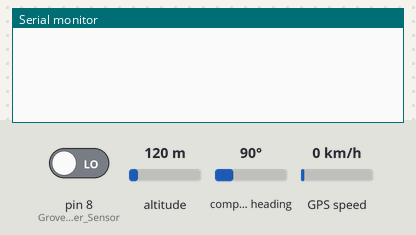
This sketch was run on a simulated Arduino Mega 2560, built with avr-gcc and run on an emulated ATmega2560. Shown: the last lines printed to the serial monitor. The test bench sets the inputs (shaded band); at power-on: pin 8 (Grove_Water_Sensor) LOW, altitude 120 m, GPS speed 0 km/h, compass heading 90°. The GPS gets a fix after 3 s at 37.7749, -122.4194 with 8 satellites.

Above: at 1.2 s.
1.3 s: pin 8 (Grove_Water_Sensor) driven HIGH
At 2.2 s:
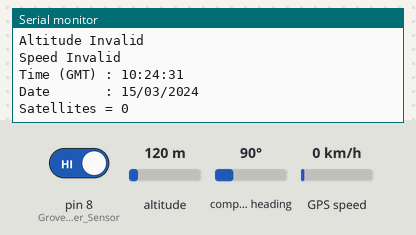
2.8 s: altitude set to 20 m
At 4.2 s:
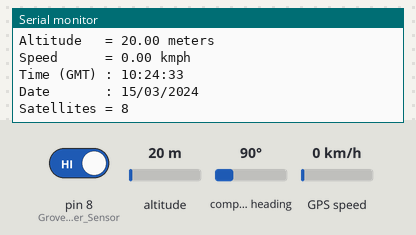
4.8 s: GPS speed set to 2 km/h
At 4.8 s:
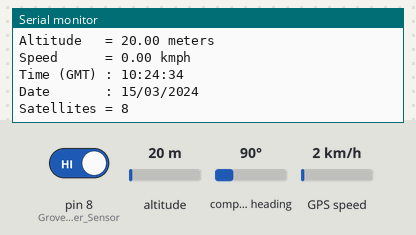
6.3 s: altitude set to 250 m
At 7.2 s:
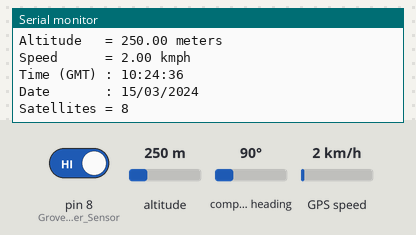
Timing chart, 0 to 8.8 s (numbered marks = the images above; inputs shaded):
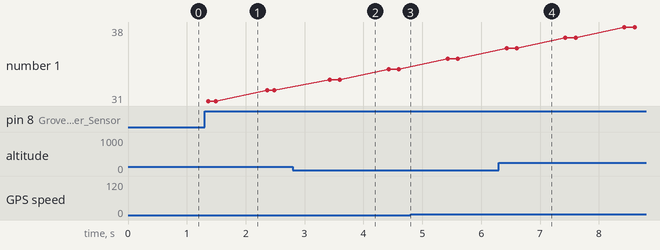

Measured:
- after the input at 1.3 s, the serial monitor: prints a new line at once (image 1)
- after the input at 2.8 s, the serial monitor: prints a new line after 0.58 s (image 2)
- after the input at 6.3 s, the serial monitor: prints a new line after 0.08 s (image 4)

The sketch:

final_code.ino
```cpp
#include <TinyGPS++.h>           // Include TinyGPS++ library
#define Grove_Water_Sensor 8 // Attach Water sensor to Arduino Digital Pin 8
TinyGPSPlus gps;
byte Danger=0;
void setup(void) {
 pinMode(Grove_Water_Sensor, INPUT);
 Serial.begin(9600);
 Serial2.begin(9600);
}

void loop()
{
  if( digitalRead(Grove_Water_Sensor) == HIGH) {
      Danger=1; //Danger detected
   }
  if(Danger==1){
  while (Serial2.available() > 0) {

    if (gps.encode(Serial2.read())) {

      if (gps.location.isValid()) {
        Serial.print("Latitude   = ");
        Serial.println(gps.location.lat(), 6);
        Serial.print("Longitude  = ");
        Serial.println(gps.location.lng(), 6);
      }
      else
        Serial.println("Location Invalid");

      if (gps.altitude.isValid()) {
        Serial.print("Altitude   = ");
        Serial.print(gps.altitude.meters());
        Serial.println(" meters");
      }
      else
        Serial.println("Altitude Invalid");

      if (gps.speed.isValid()) {
        Serial.print("Speed      = ");
        Serial.print(gps.speed.kmph());
        Serial.println(" kmph");
      }
      else
        Serial.println("Speed Invalid");

      if (gps.time.isValid()) {
        Serial.print("Time (GMT) : ");
        if(gps.time.hour() < 10)     Serial.print("0");
        Serial.print(gps.time.hour());
        Serial.print(":");
        if(gps.time.minute() < 10)   Serial.print("0");
        Serial.print(gps.time.minute());
        Serial.print(":");
        if(gps.time.second() < 10)   Serial.print("0");
        Serial.println(gps.time.second());
      }
      else
        Serial.println("Time Invalid");

      if (gps.date.isValid()) {
        Serial.print("Date       : ");
        if(gps.date.day() < 10)      Serial.print("0");
        Serial.print(gps.date.day());
        Serial.print("/");
        if(gps.date.month() < 10)    Serial.print("0");
        Serial.print(gps.date.month());
        Serial.print("/");
        Serial.println(gps.date.year());
      }
      else
        Serial.println("Date Invalid");

      if (gps.satellites.isValid()) {
        Serial.print("Satellites = ");
        Serial.println(gps.satellites.value());
      }
      else
        Serial.println("Satellites Invalid");
     }
   }
  }
}
```
